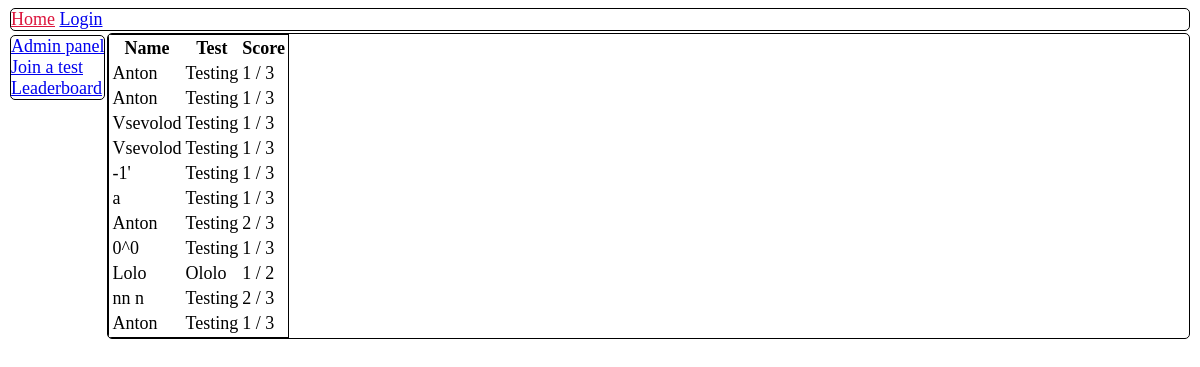
The app's page /leaderboard with its own data.
### orm.py (models this page shows)
class BaseModel(Model):
    class Meta:
        database = db

class Record(BaseModel):
    name = TextField()
    score = IntegerField()
    test = ForeignKeyField(Test, backref="done")

class Test(BaseModel):
    name = TextField()
    type = IntegerField()

### app.py (the view)
@app.route("/leaderboard")
def page_leaderboard():
    with db.atomic():
        model = Record.select()
    return render_template("leaderboard.html", model=model, len=len)

### app.py (called while the page is built)
@app.before_request
def before_request():
    db.connect()

@app.after_request
def after_request(response):
    db.close()
    return response

### templates/leaderboard.html
{% extends "template_base.html" %}
{% block content %}
    <table>
        <tr>
            <th> Name </th>
            <th> Test </th>
            <th> Score </th>
        </tr>
        {% for i in model %}
        <tr>
            <td>{{ i.name }}</td>
            <td>{{ i.test.name }}</td>
            <td>{{ i.score }} / {{ len(i.test.questions) }}</td>
        </tr>
        {% endfor %}
    </table>
{% endblock %}

### templates/template_base.html (shortened to what this page needs)
<!DOCTYPE html>
<html lang="en">
<head>
    {% block head %}
        <link rel="stylesheet" href="{{ url_for('static', filename='style.css') }}"/>
        <link rel="stylesheet" href="{{ url_for('static', filename='jqui/jquery-ui.min.css') }}"/>
    {% endblock %}
</head>
<body>
<div id="header">
    {% block header %}
        <a href="{{ url_for('page_home') }}" id="logo" class="left">Home</a>
        {% if 'user' in session %}
            <a href="{{ url_for('page_admin_tests') }}">Admin panel</a>
            <a href="{{ url_for('action_logout') }}"> Logout </a>
        {% else %}
            <a href="{{ url_for('action_login') }}"> Login </a>
        {% endif %}
    {% endblock %}
</div>
<div id="sidebar">
    {% block sidebar %}
        <ul>
            <li><a href="{{ url_for('page_admin_tests') }}"> Admin panel </a></li>
            <li><a href="{{ url_for('page_take_test') }}"> Join a test </a></li>
            <li><a href="{{ url_for('page_leaderboard') }}"> Leaderboard </a></li>
        </ul>
    {% endblock %}
</div>
<div id="content">
    {% block content %}
    {% endblock %}
</div>
</body>
</html>

### static/style.css (style rules this page uses)
* { font-size: large; }
#header { border-style: solid; border-width: 1px; border-radius: 5px; margin: 2px; overflow: auto; float: top; }
#sidebar { border-style: solid; border-width: 1px; border-radius: 5px; margin: 2px; overflow: auto; float: left; }
#content { border-style: solid; border-width: 1px; border-radius: 5px; margin: 2px; overflow: auto; }
#header > a#logo { color: crimson; }
#sidebar > ul { margin: 0; padding: 0; }
table { border: solid black 1px; }

### records on screen
Record: name "Anton", test.name "Testing", score "1", test "3"
Record: name "Anton", test.name "Testing", score "1", test "3"
Record: name "Vsevolod", test.name "Testing", score "1", id "3"
Record: name "Vsevolod", test.name "Testing", score "1", test "3"
Record: name "-1'", test.name "Testing", score "1", test "3"
Record: name "a", test.name "Testing", score "1", test "3"
Record: name "Anton", test.name "Testing", score "2", test "3"
Record: name "0^0", test.name "Testing", score "1", test "3"
Record: name "Lolo", test.name "Ololo", score "1", test "2"
Record: name "nn n", test.name "Testing", score "2", test "3"
Record: name "Anton", test.name "Testing", score "1", test "3"
